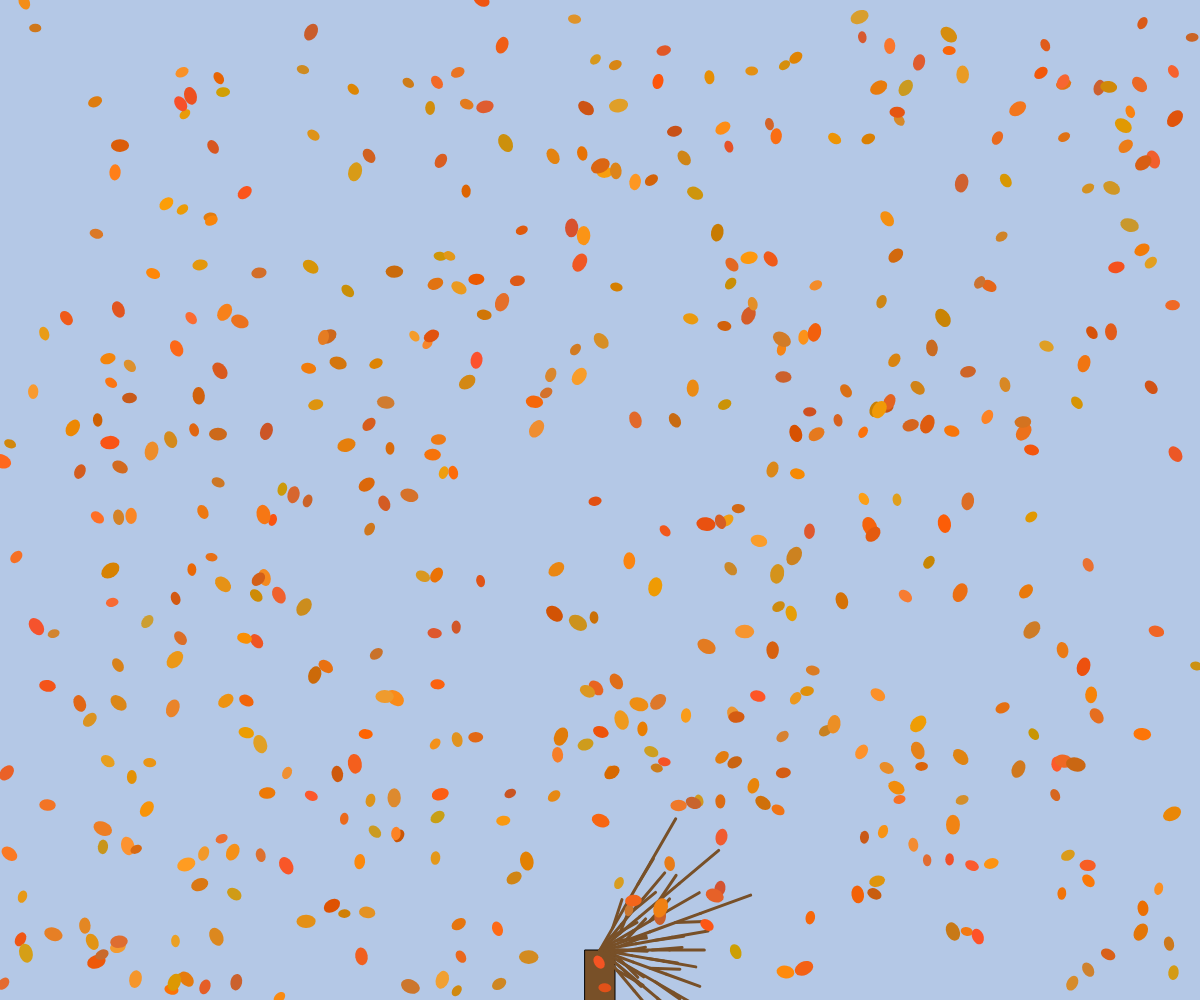
Frame 1 (no input)
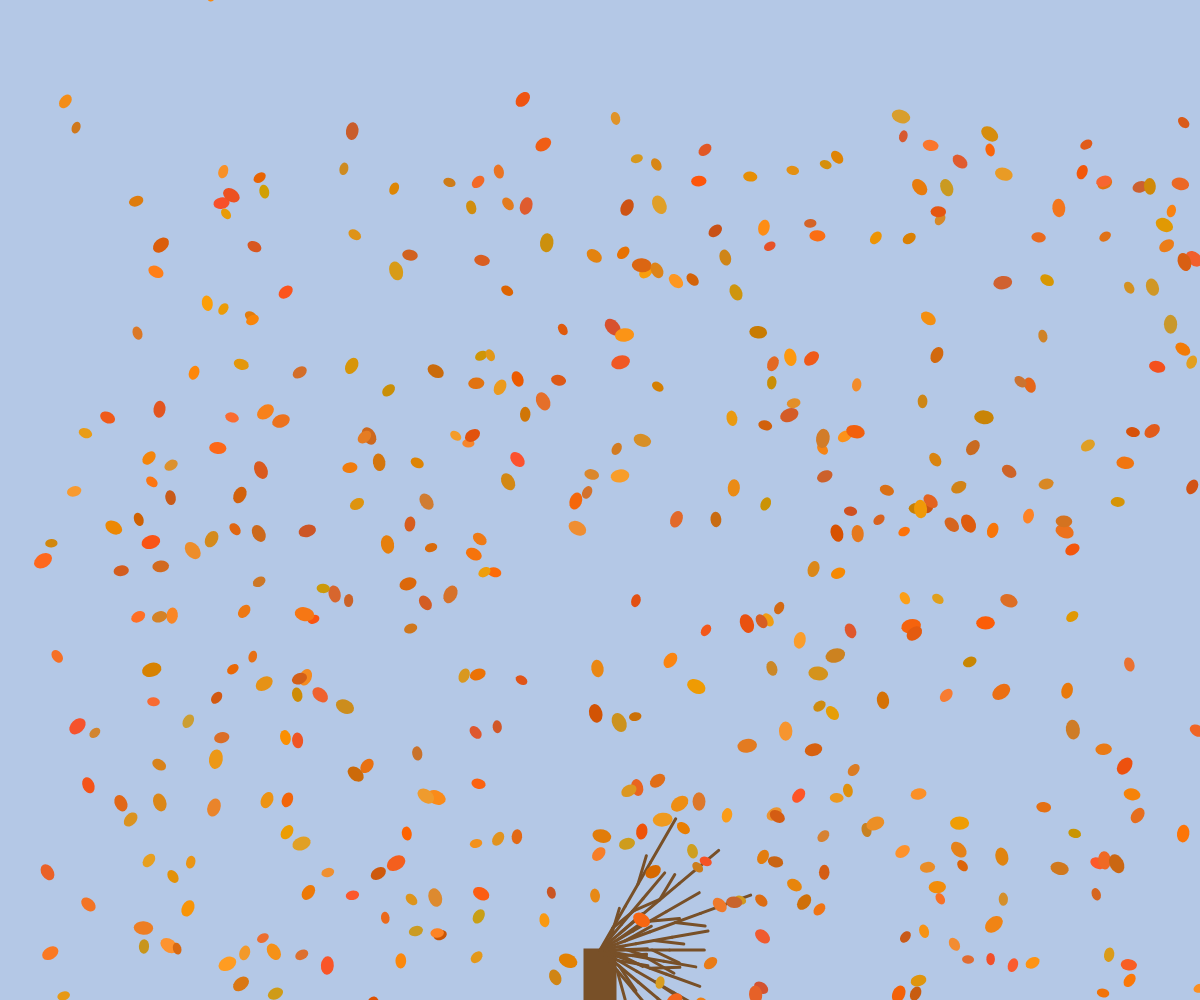
Frame 60 (no input)
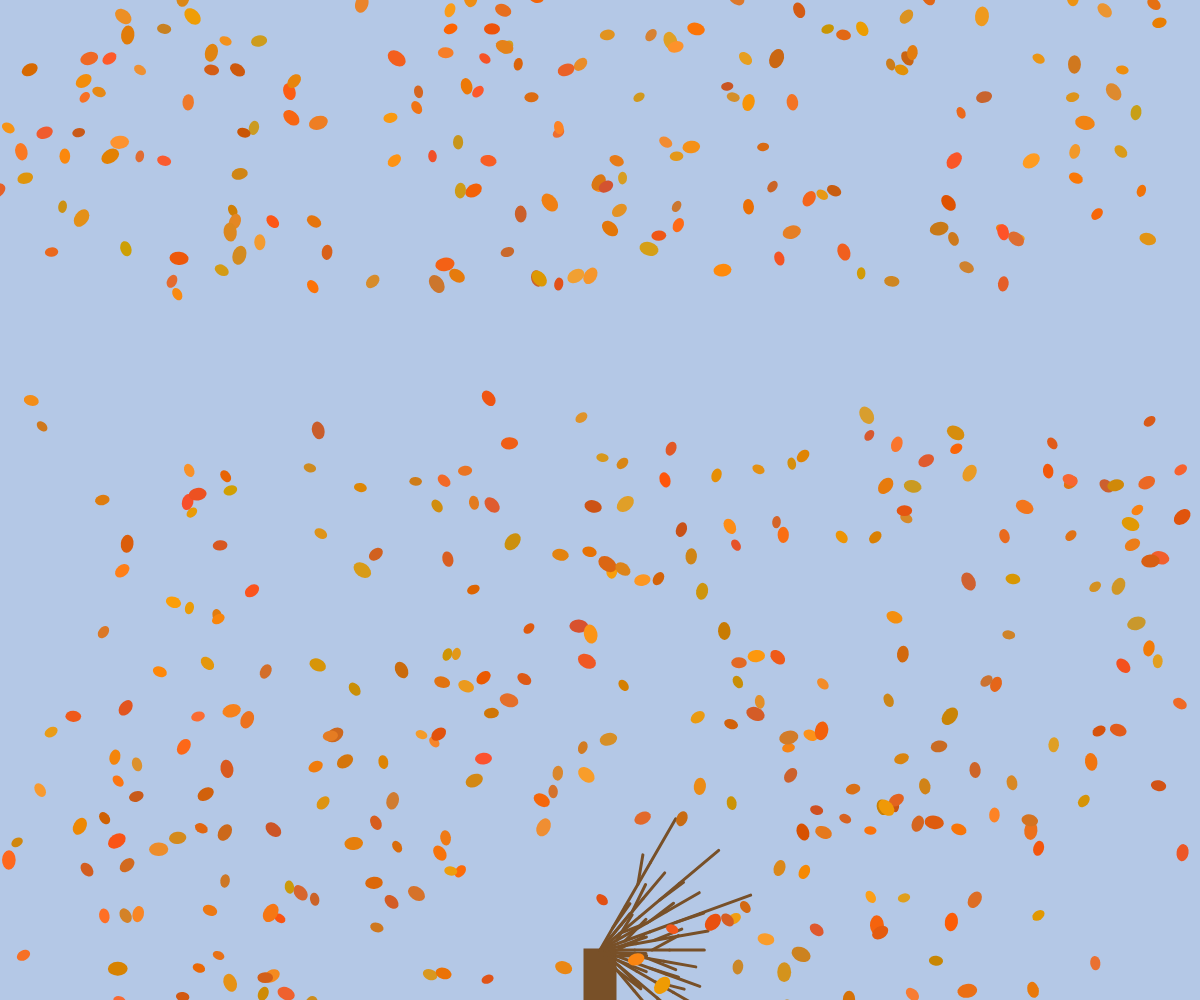
Frame 120 (the mouse pressed at the canvas centre since frame 60)

The p5.js sketch that drew these frames (run headless with seeded random() and noise() and a simulated clock; from frame 60 on, the mouse is pressed at the canvas centre):

// p5.js sketch
// ── sketch.js
let tree;
let leaves = [];
let windForce = 0;
let windDirection = 1;
let windSpeed = 0.02;

function setup() {
  createCanvas(windowWidth, windowHeight);
  tree = new Tree();
  
  // Create many leaves
  for (let i = 0; i < 500; i++) {
    leaves.push(new Leaf(random(width), random(height)));
  }
}

function draw() {
  background(180, 200, 230);
  
  // Simulate wind
  windForce += (noise(frameCount * 0.01) - 0.5) * windSpeed;
  windDirection = map(noise(frameCount * 0.005), 0, 1, -1, 1);
  
  // Draw tree and leaves
  tree.display();
  
  // Update and display leaves
  for (let leaf of leaves) {
    leaf.update(windForce, windDirection);
    leaf.display();
  }
}

class Tree {
  constructor() {
    this.trunk = { x: width/2, y: height - 50, w: 30, h: 150 };
    this.branches = [];
    
    // Create branches with more intricate detail
    for (let i = 0; i < 12; i++) {
      let angle = map(i, 0, 12, -PI/3, PI/3);
      let length = random(80, 180);
      this.branches.push({
        x: width/2,
        y: height - 50,
        angle: angle,
        length: length,
        thickness: map(length, 80, 180, 6, 2)
      });
    }
  }
  
  display() {
    // Draw trunk
    fill(120, 80, 40);
    rect(this.trunk.x - this.trunk.w/2, this.trunk.y, this.trunk.w, this.trunk.h);
    
    // Draw branches with more detail
    stroke(120, 80, 40);
    strokeWeight(3);
    noFill();
    for (let branch of this.branches) {
      push();
      translate(branch.x, branch.y);
      rotate(branch.angle);
      
      // Add more intricate branching
      let segments = 3;
      for (let i = 0; i < segments; i++) {
        let segLength = branch.length / segments;
        let segX = i * segLength;
        line(segX, 0, segX + segLength, 0);
        
        // Add smaller branches
        if (i < segments - 1) {
          let subAngle = random(-PI/6, PI/6);
          push();
          translate(segX + segLength/2, 0);
          rotate(subAngle);
          line(0, 0, 30, 0);
          pop();
        }
      }
      
      pop();
    }
  }
}

class Leaf {
  constructor(x, y) {
    this.pos = createVector(x, y);
    this.vel = createVector(0, 0);
    this.acc = createVector(0, 0);
    this.size = random(12, 20);
    // Muted autumnal colors
    let r = random(200, 255);
    let g = random(80, 160);
    let b = random(0, 50);
    this.color = color(r, g, b);
    this.rotation = random(TWO_PI);
    this.rotationSpeed = random(-0.03, 0.03);
    this.wobble = random(TWO_PI);
    this.wobbleSpeed = random(0.02, 0.05);
  }
  
  update(windForce, windDirection) {
    // Apply gravity
    this.acc.add(0, 0.05);
    
    // Apply wind force with stronger directional effect
    let wind = createVector(windForce * 0.8, 0);
    wind.rotate(windDirection);
    this.acc.add(wind);
    
    // Add some wobble for natural movement
    this.wobble += this.wobbleSpeed;
    
    // Update velocity and position
    this.vel.add(this.acc);
    this.pos.add(this.vel);
    this.acc.mult(0);
    
    // Apply rotation
    this.rotation += this.rotationSpeed;
    
    // Boundary check (reset if leaves go off screen)
    if (this.pos.y > height + 50) {
      this.pos.y = -50;
      this.pos.x = random(width);
    }
    if (this.pos.x < -50 || this.pos.x > width + 50) {
      this.pos.x = random(width);
      this.pos.y = -50;
    }
  }
  
  display() {
    push();
    translate(this.pos.x, this.pos.y);
    rotate(this.rotation);
    
    // Add wobble effect
    let wobbleOffset = sin(this.wobble) * 0.2;
    translate(wobbleOffset, 0);
    
    fill(this.color);
    noStroke();
    ellipse(0, 0, this.size, this.size * 0.7);
    
    pop();
  }
}

function windowResized() {
  resizeCanvas(windowWidth, windowHeight);
}
